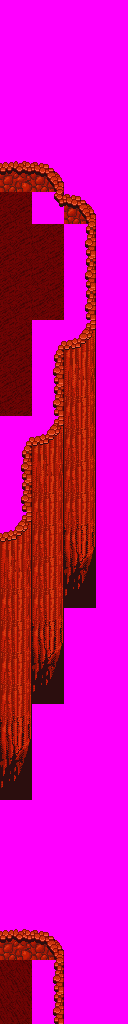

This game map was drawn from its Tiled (.tmx) file and the tilesets committed beside it. A one-line description and the trimmed map source follow:
An orthogonal 4x32 tile map with 32x32 px tiles, 7 tile layers (Ground, Objects, Above, Walkable, ...), 4 tilesets and 6 objects (3x newmap, from_east_0, from_east_1, from_north_0).

<map version="1.0" orientation="orthogonal" width="4" height="32" tilewidth="32" tileheight="32">
 <tileset firstgid="1" name="sky_stars" tilewidth="32" tileheight="32">
  <image source="../drawable/sky_stars.png" width="96" height="64" />
 </tileset>
 <tileset firstgid="7" name="terrain_wall_stone_red" tilewidth="32" tileheight="32">
  <image source="../drawable/terrain_wall_stone_red.png" width="256" height="288" />
 </tileset>
 <tileset firstgid="79" name="ground_sand_red" tilewidth="32" tileheight="32">
  <image source="../drawable/ground_sand_red.png" width="192" height="32" />
 </tileset>
 <tileset firstgid="85" name="walkable_sentinel" tilewidth="32" tileheight="32">
  <image source="../drawable/walkable_sentinel.png" width="32" height="32" />
 </tileset>
 <layer name="Ground" width="4" height="32">
  <data>[128 cells, 128 non-empty, 9 distinct tile ids]</data>
 </layer>
 <layer name="Objects" width="4" height="32">
  <data>[128 cells, 0 non-empty, 0 distinct tile ids]</data>
 </layer>
 <layer name="Above" width="4" height="32">
  <data>[128 cells, 0 non-empty, 0 distinct tile ids]</data>
 </layer>
 <layer name="Walkable" width="4" height="32">
  <data>[128 cells, 116 non-empty, 1 distinct tile ids]</data>
 </layer>
 <layer name="Objects_stendhal" width="4" height="32">
  <data>[128 cells, 44 non-empty, 11 distinct tile ids]</data>
 </layer>
 <layer name="Above_stendhal" width="4" height="32">
  <data>[128 cells, 0 non-empty, 0 distinct tile ids]</data>
 </layer>
 <layer name="Objects_stendhal2" width="4" height="32">
  <data>[128 cells, 0 non-empty, 0 distinct tile ids]</data>
 </layer>
 <objectgroup name="Mapevents" width="4" height="32">
  <object name="exit_west_0" type="newmap" x="0" y="192" width="32" height="224">
   <properties>
    <property name="map" value="interiors_abstract_malleus_plain_x2_y0" />
    <property name="place" value="from_west_0" />
   </properties>
  </object>
  <object name="exit_west_1" type="newmap" x="0" y="960" width="32" height="64">
   <properties>
    <property name="map" value="interiors_abstract_malleus_plain_x2_y0" />
    <property name="place" value="from_west_1" />
   </properties>
  </object>
  <object name="exit_south_0" type="newmap" x="0" y="992" width="32" height="32">
   <properties>
    <property name="map" value="interiors_abstract_malleus_plain_x3_y1" />
    <property name="place" value="from_south_0" />
   </properties>
  </object>
 </objectgroup>
 <objectgroup name="Spawn" width="4" height="32">
  <object name="from_east_0" x="0" y="288" width="32" height="32" />
  <object name="from_east_1" x="0" y="992" width="32" height="32" />
  <object name="from_north_0" x="0" y="992" width="32" height="32" />
 </objectgroup>
 <objectgroup name="Keys" width="4" height="32" />
 <objectgroup name="Replace" width="4" height="32" />
</map>
